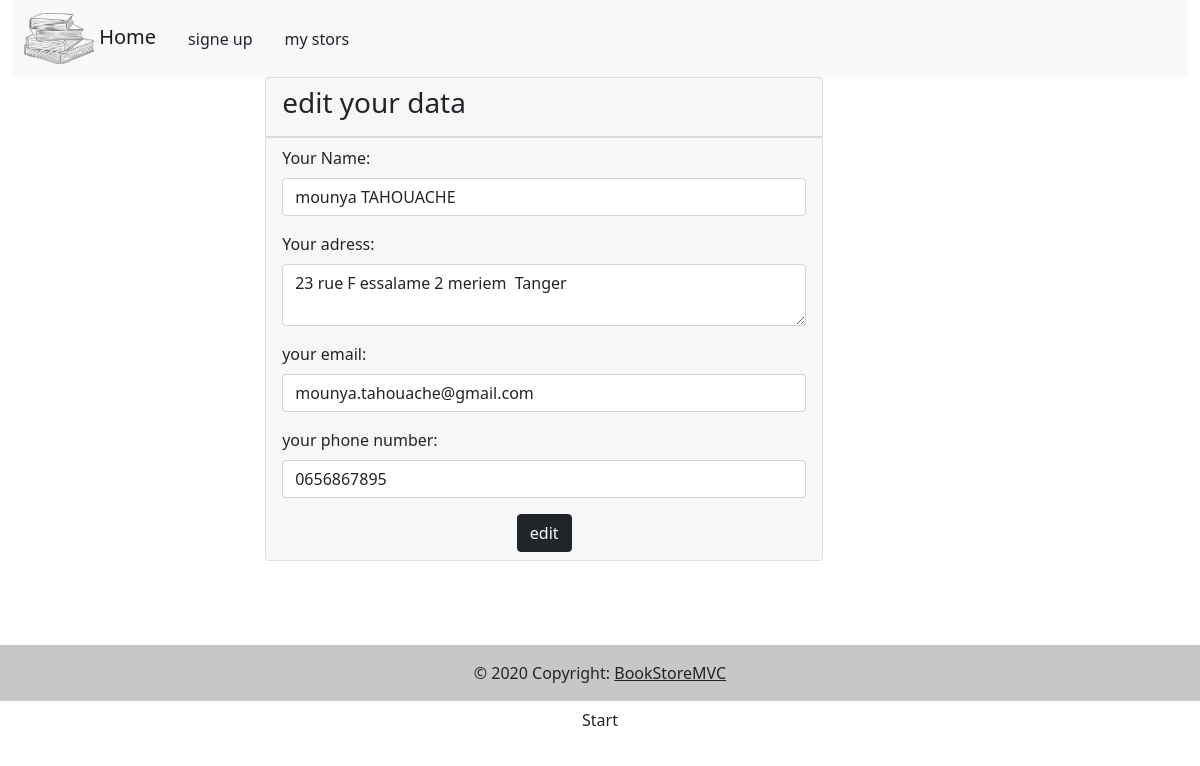
Page /index.php?action=modifierstore&ids=8 on the committed database.
### tables this page shows
CREATE TABLE `bookstore` (
  `id_bookstore` int(11) NOT NULL,
  `name` varchar(255) DEFAULT NULL,
  `adresse` text DEFAULT NULL,
  `email` varchar(255) DEFAULT NULL,
  `telephone` varchar(255) DEFAULT NULL
);

### controller/controleurbook.php (called while the page is built, shortened)
<?php
require_once "model/store.php";
require_once "model/storeDAO.php";
class ControleurBook{
  private $StoreDAO;
  public function __construct(){
    $this->StoreDAO = new StoreDAO();
  }
public function editStore(){
  $store = $this->StoreDAO->get_one_store();
  $vue = new Vue("modifierstore");
  $vue->generer(array('onestore'=>$store));
}
}
 ?>

### model/store.php (called while the page is built, shortened)
<?php
class Store{
  private $name ;
  private $adresse;
  private $email;
  private $tele ;
public function __construct($name, $adresse, $email,$tele ,$id_store){
  $this->name = $name;
  $this->adresse = $adresse;
  $this->email =$email;
  $this->tele =$tele;
}
public function getNameS(){
  return $this->name ;
}
public function getAdresse(){
  return   $this->adresse;
}
public function getEmail(){
  return   $this->email ;
}
public function getTele(){
  return     $this->tele;
}
}
 ?>

### model/storeDAO.php (called while the page is built, shortened)
<?php
require_once "store.php";
class StoreDAO{
  private $bdd;
  private $dbname="gestion_book";
  private $root="root";
  private $pswd="";
  public function __construct(){
    try {
      $this->bdd = new PDO('mysql:host=localhost;dbname='.$this->dbname,$this->root,$this->pswd);
    } catch (Exception $e) {
      die('Erreur :'.$e->getMessage());
    }
  }
  public function get_one_store(){
    $id = $_GET['ids'];
    $reponse = $this->bdd->query('SELECT * FROM bookstore WHERE id_bookstore='.$id);
    $oneBook = array();
    while ($donnees = $reponse->fetch()) {
       array_push($oneBook,new Store($donnees['name'], $donnees['adresse'] , $donnees['email'],$donnees['telephone'],$donnees['id_bookstore']));
       }
   return $oneBook;
  }
}

### view/vuemodifierstore.php (the view, shortened to what this page needs)
<div class="container">
  <div style=" margin-left:20% ;width:50%" class="card">
    <div class="card-header">
      <h3>edit your data </h3>
    </div>
    <div class="card-footer">
      <?php foreach ($onestore as $store) {?>
      <form class="" method="post" action="">
        <div class="mb-3">
          <label class="form-label">Your Name: </label>
          <input class="form-control" type="text" name="name" id="name" value="<?php echo $store->getNameS(); ?>" >
        </div>
        <div class="mb-3">
          <label class="form-label">Your adress: </label>
            <textarea class="form-control"name="adresse" id="adresse" ><?php echo $store->getAdresse(); ?></textarea>
        </div>
        <div class="mb-3">
          <label class="form-label">your email: </label>
          <input class="form-control" type="text" name="email" id="email" value="<?php echo $store->getEmail(); ?>">
        </div>
        <div class="mb-3">
          <label class="form-label">your phone number: </label>
          <input class="form-control" type="text" name="telephone" id="telephone" value="<?php echo $store->getTele(); ?>">
        </div>
        <div class="text-center mr-5">
          <input type="submit" class="btn btn-dark" name="submit"value="edit" >
        </div>
      </form>
    <?php } ?>
    </div>
  </div>
</div>

### rows in the picture
bookstore: name "mounya TAHOUACHE", adresse "23 rue F essalame 2 meriem Tanger", email "mounya.tahouache@gmail.com", telephone "0656867895"
